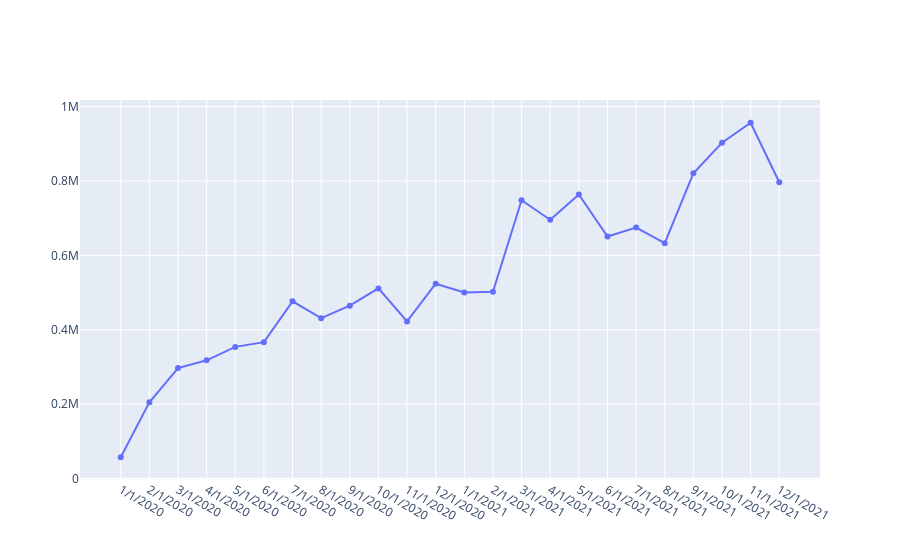

Notebook source saved alongside this figure:
### Code cell
x=df.date
y=df.sales
fig = go.Figure()
fig.add_trace(go.Scatter(x=x, y=y, mode='lines+markers'))

fig.show()

### Figure 1 — Plotly figure (JSON) as saved in the notebook; plotly's stock layout.template omitted (floating-point values rounded to 4 significant figures)
{"data": [{"mode": "lines+markers", "type": "scatter", "x": ["1/1/2020", "2/1/2020", "3/1/2020", "4/1/2020", "5/1/2020", "6/1/2020", "7/1/2020", "8/1/2020", "9/1/2020", "10/1/2020", "11/1/2020", "12/1/2020", "1/1/2021", "2/1/2021", "3/1/2021", "4/1/2021", "5/1/2021", "6/1/2021", "7/1/2021", "8/1/2021", "9/1/2021", "10/1/2021", "11/1/2021", "12/1/2021"], "y": [57640.0, 205400.0, 297200.0, 318100.0, 354200.0, 366900.0, 476500.0, 431400.0, 464800.0, 511300.0, 422600.0, 523800.0, 500500.0, 502200.0, 748000.0, 695800.0, 763600.0, 650600.0, 674600.0, 632800.0, 820500.0, 902500.0, 956400.0, 796400.0]}], "layout": {}}
